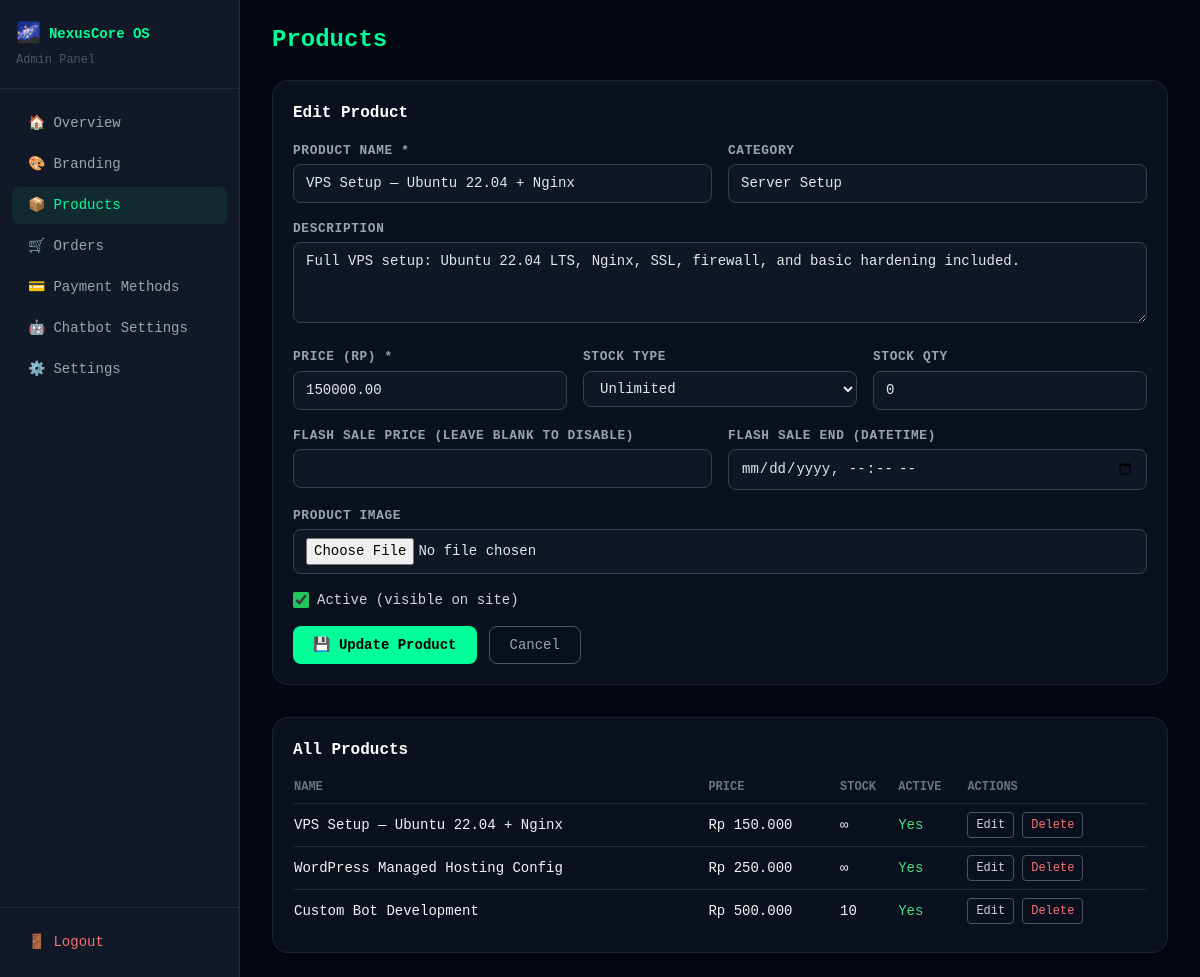
/modules/admin/products.php?edit=1 (signed in), run on the app's committed database.
### tables this page shows
CREATE TABLE IF NOT EXISTS `products` (
    `id`              INT UNSIGNED NOT NULL AUTO_INCREMENT,
    `name`            VARCHAR(200) NOT NULL,
    `slug`            VARCHAR(220) NOT NULL UNIQUE,
    `description`     TEXT         NOT NULL DEFAULT '',
    `price`           DECIMAL(15,2) NOT NULL DEFAULT 0.00,
    `stock_type`      ENUM('unlimited','finite') NOT NULL DEFAULT 'unlimited',
    `stock_qty`       INT UNSIGNED NOT NULL DEFAULT 0,
    `image`           VARCHAR(300) NOT NULL DEFAULT '',
    `category`        VARCHAR(100) NOT NULL DEFAULT '',
    `is_active`       TINYINT(1) NOT NULL DEFAULT 1,
    `flash_sale_price` DECIMAL(15,2) NULL DEFAULT NULL,
    `flash_sale_end`  DATETIME NULL DEFAULT NULL,
    `created_at`      DATETIME NOT NULL DEFAULT CURRENT_TIMESTAMP,
    PRIMARY KEY (`id`)
);

### config.php (called while the page is built, shortened)
<?php
function h(string $str): string
{
    return htmlspecialchars($str, ENT_QUOTES | ENT_SUBSTITUTE, 'UTF-8');
}
function formatRupiah(float $amount): string
{
    return 'Rp ' . number_format($amount, 0, ',', '.');
}

### modules/admin/products.php (the view, shortened to what this page needs)
<?php
require_once __DIR__ . '/../../config.php';
$editing = null;
if (isset($_GET['edit'])) {
    $editId = (int)$_GET['edit'];
    $stmt   = $db->prepare('SELECT * FROM products WHERE id = ?');
    $stmt->bind_param('i', $editId);
    $stmt->execute();
    $editing = $stmt->get_result()->fetch_assoc();
}
$products = [];
if ($db) {
    $res = $db->query('SELECT * FROM products ORDER BY created_at DESC');
    if ($res) {
        while ($row = $res->fetch_assoc()) $products[] = $row;
    }
}
?>
<!DOCTYPE html>
<html lang="en">
<head>
    <script src="https://cdn.tailwindcss.com"></script>
    <link rel="stylesheet" href="/assets/css/style.css">
</head>
<body class="bg-gray-950 text-gray-100 font-mono">
<div class="flex min-h-screen">
    <?php include __DIR__ . '/partials/sidebar.php'; ?>
    <main class="flex-1 p-6 overflow-y-auto">
        <div class="max-w-4xl mx-auto">
            <h1 class="text-2xl font-extrabold mb-6" style="color: var(--neon)">Products</h1>
            <div class="glass-card p-5 mb-8">
                <h2 class="font-bold text-white mb-4"><?= $editing ? 'Edit Product' : 'Add New Product' ?></h2>
                <form method="POST" action="<?= h($_SERVER['PHP_SELF']) ?>" enctype="multipart/form-data" class="space-y-4">
                    <div class="grid sm:grid-cols-2 gap-4">
                        <div>
                            <label class="form-label">Product Name *</label>
                            <input type="text" name="name" class="form-input" required
                                   value="<?= $editing ? h($editing['name']) : '' ?>">
                        </div>
                        <div>
                            <label class="form-label">Category</label>
                            <input type="text" name="category" class="form-input"
                                   value="<?= $editing ? h($editing['category']) : '' ?>">
                        </div>
                    </div>
                    <div>
                        <label class="form-label">Description</label>
                        <textarea name="description" rows="3" class="form-input"><?= $editing ? h($editing['description']) : '' ?></textarea>
                    </div>
                    <div class="grid sm:grid-cols-3 gap-4">
                        <div>
                            <label class="form-label">Price (Rp) *</label>
                            <input type="number" name="price" class="form-input" min="0" step="0.01" required
                                   value="<?= $editing ? h($editing['price']) : '' ?>">
                        </div>
                        <div>
                            <label class="form-label">Stock Type</label>
                            <select name="stock_type" class="form-input">
                                <option value="unlimited" <?= (!$editing || $editing['stock_type']==='unlimited') ? 'selected' : '' ?>>Unlimited</option>
                            </select>
                        </div>
                        <div>
                            <label class="form-label">Stock Qty</label>
                            <input type="number" name="stock_qty" class="form-input" min="0"
                                   value="<?= $editing ? (int)$editing['stock_qty'] : 0 ?>">
                        </div>
                    </div>
                    <div class="grid sm:grid-cols-2 gap-4">
                        <div>
                            <label class="form-label">Flash Sale Price (leave blank to disable)</label>
                            <input type="number" name="flash_sale_price" class="form-input" min="0" step="0.01"
                                   value="<?= ($editing && $editing['flash_sale_price']) ? h($editing['flash_sale_price']) : '' ?>">
                        </div>
                        <div>
                            <label class="form-label">Flash Sale End (datetime)</label>
                            <input type="datetime-local" name="flash_sale_end" class="form-input"
                                   value="<?= ($editing && $editing['flash_sale_end']) ? h(date('Y-m-d\TH:i', strtotime($editing['flash_sale_end']))) : '' ?>">
                        </div>
                    </div>
                    <div>
                        <label class="form-label">Product Image</label>
                        <input type="file" name="image" class="form-input" accept="image/*">
                    </div>
                    <div class="flex items-center gap-2">
                        <input type="checkbox" id="is_active" name="is_active"
                               class="accent-green-500 h-4 w-4"
                               <?= (!$editing || $editing['is_active']) ? 'checked' : '' ?>>
                        <label for="is_active" class="text-sm text-gray-300">Active (visible on site)</label>
                    </div>
                    <div class="flex gap-3">
                        <button type="submit" name="save_product" class="btn-neon px-5 py-2 rounded-lg text-sm font-bold">
                            💾 <?= $editing ? 'Update' : 'Add' ?> Product
                        </button>
                        <?php if ($editing): ?>
                        <a href="<?= h($_SERVER['PHP_SELF']) ?>" class="px-5 py-2 rounded-lg text-sm border border-gray-600 text-gray-400 hover:border-gray-400 hover:text-white transition-colors">
                            Cancel
                        </a>
                        <?php endif; ?>
                    </div>
                </form>
            </div>
            <div class="glass-card p-5">
                <h2 class="font-bold text-white mb-4">All Products</h2>
                <?php if (empty($products)): ?>
                <p class="text-gray-500 text-sm">No products yet.</p>
                <?php else: ?>
                <div class="overflow-x-auto">
                    <table class="w-full text-sm">
                        <thead>
                            <tr class="text-gray-500 text-xs uppercase border-b border-gray-800">
                                <th class="text-left pb-2">Name</th>
                                <th class="text-left pb-2">Price</th>
                                <th class="text-left pb-2">Stock</th>
                                <th class="text-left pb-2">Active</th>
                                <th class="text-left pb-2">Actions</th>
                            </tr>
                        </thead>
                        <tbody class="divide-y divide-gray-800">
                            <?php foreach ($products as $p): ?>
                            <tr>
                                <td class="py-2"><?= h($p['name']) ?></td>
                                <td class="py-2"><?= formatRupiah((float)$p['price']) ?></td>
                                <td class="py-2"><?= $p['stock_type'] === 'unlimited' ? '∞' : h($p['stock_qty']) ?></td>
                                <td class="py-2">
                                    <span class="<?= $p['is_active'] ? 'text-green-400' : 'text-gray-500' ?>">
                                        <?= $p['is_active'] ? 'Yes' : 'No' ?>
                                    </span>
                                </td>
                                <td class="py-2 flex gap-2">
                                    <a href="?edit=<?= (int)$p['id'] ?>"
                                       class="text-xs px-2 py-1 rounded border border-gray-600 text-gray-300 hover:border-green-500 hover:text-green-400 transition-colors">Edit</a>
                                    <form method="POST" onsubmit="return confirm('Delete this product?');" class="inline">
                                        <button type="submit" name="delete_product"
                                                class="text-xs px-2 py-1 rounded border border-gray-600 text-red-400 hover:border-red-400 transition-colors">Delete</button>
                                    </form>
                                </td>
                            </tr>
                            <?php endforeach; ?>
                        </tbody>
                    </table>
                </div>
                <?php endif; ?>
            </div>
        </div>
    </main>
</div>
</body>
</html>

### assets/css/style.css (style rules this page uses)
*, *::before, *::after { box-sizing: border-box; }
html { scroll-behavior: smooth; }
body { background-color: #030712; color: #e5e7eb; font-family: 'Courier New', Courier, monospace; }
.glass-card { background: rgba(17, 24, 39, 0.6); backdrop-filter: blur(12px); -webkit-backdrop-filter: blur(12px); border: 1px solid rgba(255, 255, 255, 0.07); border-radius: 1rem; }
.btn-neon { background-color: var(--neon, #00ff99); color: #000; font-weight: 700; border: none; cursor: pointer; transition: opacity 0.2s, box-shadow 0.2s; }
.form-input { width: 100%; background: rgba(17, 24, 39, 0.8); border: 1px solid #374151; border-radius: 0.5rem; padding: 0.5rem 0.75rem; color: #e5e7eb; font-size: 0.875rem; transition: border-color 0.2s; outline: none; }
.form-label { display: block; font-size: 0.8rem; color: #9ca3af; margin-bottom: 0.25rem; font-weight: 600; text-transform: uppercase; letter-spacing: 0.05em; }

### data on the page
products: name "VPS Setup — Ubuntu 22.04 + Nginx", category "Server Setup", description "Full VPS setup: Ubuntu 22.04 LTS, Nginx, SSL, firewall, and basic hardening included.", price "150000.00", stock_type "Unlimited", stock_qty "0", is_active "☑", price "Rp 150.000", shows "Yes"
products: name "WordPress Managed Hosting Config", price "Rp 250.000", is_active "Yes"
products: name "Custom Bot Development", price "Rp 500.000", stock_qty "10", is_active "Yes"

### other printed values
$siteName "NexusCore OS"
$item['icon'] "🏠"
$item['label'] "Overview"
$item['icon'] "🎨"
$item['label'] "Branding"
$item['icon'] "📦"
$item['label'] "Products"
$item['icon'] "🛒"
$item['label'] "Orders"
$item['icon'] "💳"
$item['label'] "Payment Methods"
$item['icon'] "🤖"
$item['label'] "Chatbot Settings"
$item['icon'] "⚙️"
$item['label'] "Settings"
